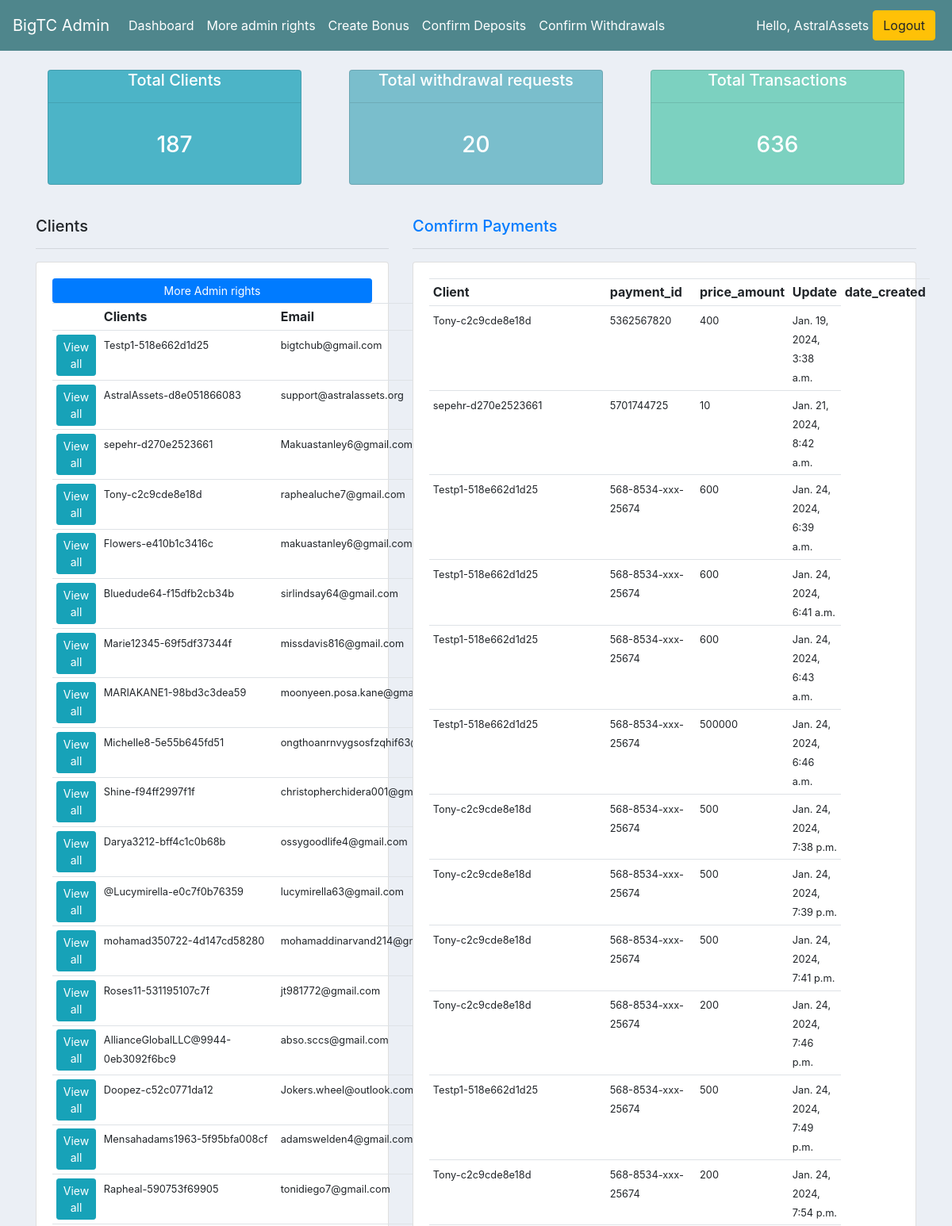
/admindashboard/ (signed in, upper part), run on the app's committed database.
### AstralAssetsApp/models.py (models this page shows, shortened)
class Client(models.Model):
	user= models.OneToOneField(User, on_delete= models.CASCADE)
	bio= models.TextField(blank= True)
	first_name= models.CharField(max_length=64, default='update your account', null=True, blank=True)
	middle_name= models.CharField(max_length=64, default='update your account', null=True, blank=True)
	last_name= models.CharField(max_length=64, default='update your account', null=True, blank=True)
	country= models.CharField(max_length=64, default='update your account', null=True, blank=True)
	email_address= models.CharField(max_length=64, default='update your account', null=True, blank=True)
	code= models.CharField(max_length=12, blank=True)
	recommended_by= models.ForeignKey(User, on_delete=models.CASCADE, blank=True, null=True, related_name='ref_by')
	updated= models.DateTimeField(auto_now= True)
	created= models.DateTimeField(auto_now_add= True)
	deposit= models.FloatField(default=0, null=True)
	balance= models.FloatField(default=0,null=True)
	withdrawal= models.FloatField(default=0,null=True)
	profit= models.FloatField(default=0,null=True)
	roi= models.FloatField(default=0.015, null=True)
	investment_plan_name= models.CharField(default='Not Found', max_length=20, null=True, blank=True)
	contract_duration= models.FloatField(default=180, null=True, blank=True)
	running_days= models.IntegerField(default=0, null=True)
	phone= models.CharField(max_length=64, default='update your account', null=True, blank=True)
	profile_pic= models.ImageField(null=True, blank=True)
	def __str__(self):
		return f'{self.user.username}-{self.code}'

class Payment_id(models.Model):
	client= models.ForeignKey(Client, null=True, blank=True, on_delete=models.SET_NULL)
	payment_id= models.CharField(max_length=200, null=True)
	price_amount= models.CharField(max_length=200, null=True)
	investment_plan= models.FloatField(default=0.0052, null=True)
	investment_plan_name= models.CharField(default='MISSED-INFO', max_length=20, null=True, blank=True)
	contract_duration= models.FloatField(default=180, null=True, blank=True)
	date_created= models.DateTimeField(auto_now_add=True, null=True)

### AstralAssetsApp/views.py (the view)
# urls.py: path('admindashboard/', views.admindashboard, name="admindashboard"),
@login_required(login_url='signin')
@staff_member_required
def admindashboard(request):
	clients= Client.objects.all()
	withdrawal_requests= Withdrawal_request.objects.all()
	transactions= Transaction.objects.all()
	clients_total= clients.count()
	withdrawal_requests_total= withdrawal_requests.count()
	transactions_total= transactions.count()
	payment= Payment_id.objects.all()
	context={'clients_total':clients_total, 'withdrawal_requests_total':withdrawal_requests_total, 'transactions_total':transactions_total,
	"clients":clients, 'payment':payment  }
	return render(request, 'AstralAssetsApp/adminpage.html', context)

### AstralAssetsApp/templates/AstralAssetsApp/adminpage.html (shortened to what this page needs)
<!DOCTYPE html>
<html>
<head>
	{% load static %}
	<link rel="stylesheet" href="https://stackpath.bootstrapcdn.com/bootstrap/4.4.1/css/bootstrap.min.css">
	<link rel="stylesheet" type="text/css" href="{% static 'css/main.css' %}">
</head>
<body>
<nav class="navbar navbar-expand-lg navbar-dark bg-dark">
  <a class="navbar-brand" href="{% url 'home' %}">BigTC Admin</a>
  <div class="collapse navbar-collapse" id="navbarSupportedContent">
    <ul class="navbar-nav mr-auto">
      {% if request.user.is_staff %}
      <li class="nav-item active">
        <a class="nav-link" href="{% url 'admindashboard' %}">Dashboard <span class="sr-only">(current)</span></a>
      </li>
      <li class="nav-item active">
        <a class="nav-link" href="https://www.astralasset.org/admin">More admin rights</a>
      </li>
      <li class="nav-item active">
        <a class="nav-link" href="{% url 'create_bonus' %}">Create Bonus</a>
      </li>
      <li class="nav-item active">
        <a class="nav-link" href="{% url 'confirm_deposit' %}">Confirm Deposits </a>
      </li>
      <li class="nav-item active">
        <a class="nav-link" href="{% url 'confirm_withdrawal' %}">Confirm Withdrawals</a>
      </li>
      {% else %}
      <li class="nav-item active">
        <a class="nav-link" href="{% url 'account_settings' %}">Settings </a>
      </li>
      {% endif %}
    </ul>
    <div class="form-inline my-2 my-lg-0">
      {% if request.user.is_authenticated %}
          <span style="color:#fff;">Hello, {{request.user}}</span>
          <a href="{% url 'logout' %}" class="btn btn-warning" style="margin: 5px;">Logout</a>
      {% else %}
          <a href="{% url 'register' %}" class="btn btn-success" style="margin: 5px;">Sign up!</a>
          <a href="{% url 'signin' %}"class="btn btn-warning">Login!</a>
      {% endif %}
    </div>
  </div>
</nav>
<div class="container">
<br>
<div class="row">
	<div class="col">
		<div class="col-md">
			<div class="card text-center text-white mb-3 " id="total-orders">
				<div class="card-headers" id="headers">
					<h5 class="card-title">Total Clients</h5>
					<hr>
				</div>
				<div class="card-body">
					<h3 class="card-title">{{clients_total}}</h3>
				</div>
			</div>
	   </div>
	</div>
	<div class="col">
		<div class="col-md">
			<div class="card text-center text-white mb-3 " id="orders-delivered">
				<div class="card-headers">
					<h5 class="card-title">Total withdrawal requests</h5>
					<hr>
				</div>
				<div class="card-body">
					<h3 class="card-title">{{withdrawal_requests_total}}</h3>
				</div>
			</div>
	   </div>
	</div>
	<div class="col">
		<div class="col-md">
			<div class="card text-center text-white mb-3 " id="orders-pending">
				<div class="card-headers">
					<h5 class="card-title">Total Transactions</h5>
					<hr>
				</div>
				<div class="card-body">
					<h3 class="card-title">{{transactions_total}}</h3>
				</div>
			</div>
	   </div>
	</div>
</div>
<br>
<div class="row">
	<div class="col-md-5">
		<h5>Clients</h5>
		<hr>
		<div class="card card-body">
			<a class="btn btn-primary btn-sm btn-block" href="https://www.astralasset.org/admin">More Admin rights</a>
			<table class="table table-sm">
				<tr>
					<th></th>
					<th>Clients</th>
					<th>Email</th>
				</tr>
				 {% for client in clients %}
				<tr>
					<td><a class="btn btn-sm btn-info" href="">View all</a></td>
					<td><small>{{client}}</small></td>
					<td><small>{{client.email_address}}</small></td>
				</tr>
				{% endfor %}
			</table>
		</div>
	</div>
	<div class="col-md-7">
		<h5><a href="https://www.astralasset.org/confirm_deposit/">Comfirm Payments</a></h5>
		<hr>
		<div class="card card-body">
			<table class="table table-sm">
				<tr>
					<th>Client</th>
					<th>payment_id</th>
					<th>price_amount</th>
					<th>Update</th>
					<th>date_created</th>
				</tr>
			  {% for i in payment %}
				<tr>
					<td><small>{{i.client}}</small></td>
					<td><small>{{i.payment_id}}</small></td>
					<td><small>{{i.price_amount}}</small></td>
					<td><small>{{i.date_created}}</small></td>
				</tr>
				{% endfor %}
			</table>
		</div>
	</div>
</div>
</div>
</body>
</html>

### static/css/main.css (style rules this page uses)
.bg-dark { background-color: #4f868c!important; }
body { background-color: #ebeff5; }
#total-orders { background-color: #4cb4c7; }
#orders-delivered { background-color: #7abecc; }
#orders-pending { background-color: #7CD1C0; }

### data on the page
Client: user+code "Testp1-518e662d1d25", email_address "bigtchub@gmail.com"
Client: user+code "AstralAssets-d8e051866083", email_address "support@astralassets.org"
Client: user+code "sepehr-d270e2523661", email_address "Makuastanley6@gmail.com"
Client: user+code "Tony-c2c9cde8e18d", email_address "raphealuche7@gmail.com"
Client: user+code "Flowers-e410b1c3416c", email_address "makuastanley6@gmail.com"
Client: user+code "Bluedude64-f15dfb2cb34b", email_address "sirlindsay64@gmail.com"
Client: user+code "Marie12345-69f5df37344f", email_address "missdavis816@gmail.com"
Client: user+code "MARIAKANE1-98bd3c3dea59", email_address "moonyeen.posa.kane@gmail.com"
Client: user+code "Michelle8-5e55b645fd51", email_address "ongthoanrnvygsosfzqhif63@gmail.com"
Client: user+code "Shine-f94ff2997f1f", email_address "christopherchidera001@gmail.com"
Client: user+code "Darya3212-bff4c1c0b68b", email_address "ossygoodlife4@gmail.com"
Client: user+code "@Lucymirella-e0c7f0b76359", email_address "lucymirella63@gmail.com"
Client: user+code "mohamad350722-4d147cd58280", email_address "mohamaddinarvand214@gmail.com"
Client: user+code "Roses11-531195107c7f", email_address "jt981772@gmail.com"
Client: user+code "AllianceGlobalLLC@9944-0eb3092f6bc9", email_address "abso.sccs@gmail.com"
Client: user+code "Doopez-c52c0771da12", email_address "Jokers.wheel@outlook.com"
Client: user+code "Mensahadams1963-5f95bfa008cf", email_address "adamswelden4@gmail.com"
Client: user+code "Rapheal-590753f69905", email_address "tonidiego7@gmail.com"
Payment_id: client "Tony-c2c9cde8e18d", payment_id "5362567820", price_amount "400", date_created "Jan. 19, 2024, 3:38 a.m."
Payment_id: client "sepehr-d270e2523661", payment_id "5701744725", price_amount "10", date_created "Jan. 21, 2024, 8:42 a.m."
Payment_id: client "Testp1-518e662d1d25", payment_id "568-8534-xxx-25674", price_amount "600", date_created "Jan. 24, 2024, 6:39 a.m."
Payment_id: client "Testp1-518e662d1d25", payment_id "568-8534-xxx-25674", price_amount "600", date_created "Jan. 24, 2024, 6:41 a.m."
Payment_id: client "Testp1-518e662d1d25", payment_id "568-8534-xxx-25674", price_amount "600", date_created "Jan. 24, 2024, 6:43 a.m."
Payment_id: client "Testp1-518e662d1d25", payment_id "568-8534-xxx-25674", price_amount "500000", date_created "Jan. 24, 2024, 6:46 a.m."
Payment_id: client "Tony-c2c9cde8e18d", payment_id "568-8534-xxx-25674", price_amount "500", date_created "Jan. 24, 2024, 7:38 p.m."
Payment_id: client "Tony-c2c9cde8e18d", payment_id "568-8534-xxx-25674", price_amount "500", date_created "Jan. 24, 2024, 7:39 p.m."
Payment_id: client "Tony-c2c9cde8e18d", payment_id "568-8534-xxx-25674", price_amount "500", date_created "Jan. 24, 2024, 7:41 p.m."
Payment_id: client "Tony-c2c9cde8e18d", payment_id "568-8534-xxx-25674", price_amount "200", date_created "Jan. 24, 2024, 7:46 p.m."
Payment_id: client "Testp1-518e662d1d25", payment_id "568-8534-xxx-25674", price_amount "500", date_created "Jan. 24, 2024, 7:49 p.m."
Payment_id: client "Tony-c2c9cde8e18d", payment_id "568-8534-xxx-25674", price_amount "200", date_created "Jan. 24, 2024, 7:54 p.m."

### other printed values
{{ request.user }} "AstralAssets"
{{ clients_total }} "187"
{{ withdrawal_requests_total }} "20"
{{ transactions_total }} "636"
